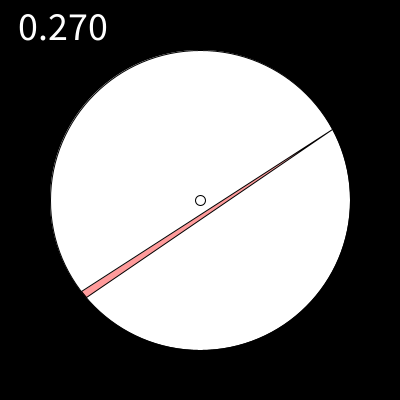
Frame 1 (no input)
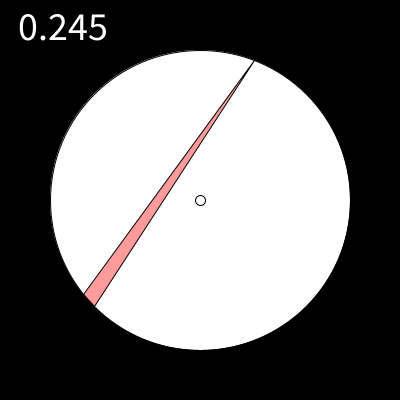
Frame 60 (the mouse pressed at the canvas centre just before this capture)
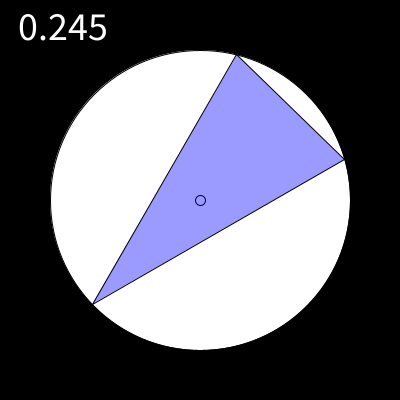
Frame 120 (the mouse held since frame 60 and released just before this capture)

The Processing sketch that drew these frames (run headless with seeded random() and noise(); from frame 60 on, the mouse is pressed at the canvas centre):

// Processing sketch: Circle_Center_Probability
// ── Circle_Center_Probability.pde
int Inside;
int Total;
PVector Point1;
PVector Point2;
PVector Point3;

void setup() {
  //frameRate(5);
  size(400, 400);
}


void draw() {
  background(0);
  fill(255);
  ellipse(width/2, height/2, 300, 300);
  ellipse(width/2, height/2, 10, 10);
  for (int i = 0; i < 100; i++) {
    float Random1 = random(0, TWO_PI);
    float Random2 = random(0, TWO_PI);
    float Random3 = random(0, TWO_PI);

    Point1 = new PVector(width/2 + 150*cos(Random1), height/2 + 150*sin(Random1));
    Point2 = new PVector(width/2 + 150*cos(Random2), height/2 + 150*sin(Random2));
    Point3 = new PVector(width/2 + 150*cos(Random3), height/2 + 150*sin(Random3));


    boolean Intersect = FindIfPointInTriangle(Point1, Point2, Point3);
    if (Intersect) {
      Inside++;
      fill(0, 0, 255, 100);
    } else {
      fill(255, 0, 0, 100);
    }
    Total += 1;
  }
  beginShape();
  vertex(Point1.x, Point1.y);
  vertex(Point2.x, Point2.y);
  vertex(Point3.x, Point3.y);
  endShape(CLOSE);

  fill(255);
  float Percent = float(Inside)/float(Total);
  textSize(40);
  text(Percent, 10, 40);
}

boolean FindIfPointInTriangle(PVector Vertex1, PVector Vertex2, PVector Vertex3) {
  PVector Center = new PVector(width/2, height/2);
  float TotalArea = Area(Vertex1, Vertex2, Vertex3);
  float Area1 = Area(Vertex1, Vertex2, Center);
  float Area2 = Area(Vertex1, Center, Vertex3);
  float Area3 = Area(Center, Vertex2, Vertex3);
  if (TotalArea >= Area1+Area2+Area3-5 && TotalArea <= Area1+Area2+Area3+5) {
    return true;
  }
  return false;
}

float Area(PVector Vertex1, PVector Vertex2, PVector Vertex3) {
  float Area = abs(Vertex1.x * (Vertex2.y - Vertex3.y) + Vertex2.x * (Vertex3.y - Vertex1.y) + Vertex3.x * (Vertex1.y-Vertex2.y))/2;
  return Area;
}
